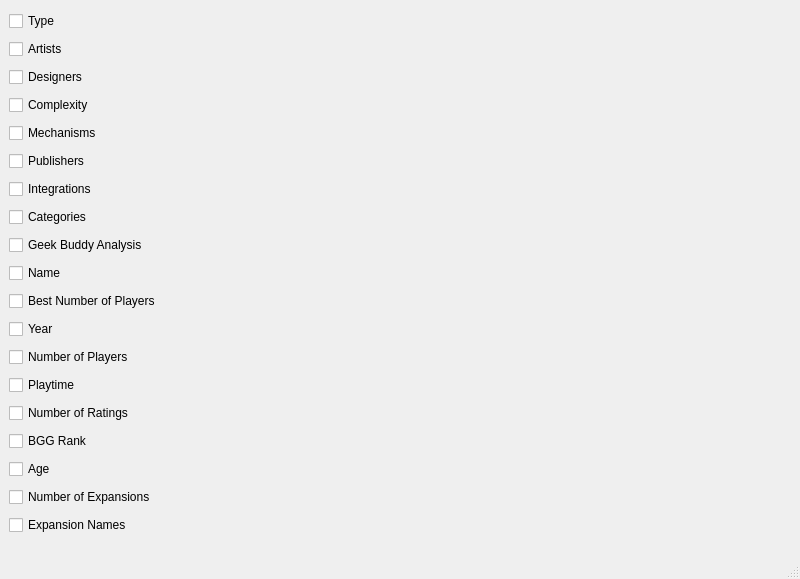
<?xml version="1.0" encoding="UTF-8"?>
<ui version="4.0">
 <class>MainWindow</class>
 <widget class="QMainWindow" name="MainWindow">
  <property name="geometry">
   <rect>
    <x>0</x>
    <y>0</y>
    <width>800</width>
    <height>579</height>
   </rect>
  </property>
  <property name="windowTitle">
   <string>MainWindow</string>
  </property>
  <widget class="QWidget" name="centralwidget">
   <layout class="QGridLayout" name="gridLayout">
    <item row="9" column="0">
     <widget class="QCheckBox" name="name">
      <property name="text">
       <string>Name</string>
      </property>
     </widget>
    </item>
    <item row="10" column="0">
     <widget class="QCheckBox" name="bnPlayers">
      <property name="text">
       <string>Best Number of Players</string>
      </property>
     </widget>
    </item>
    <item row="14" column="0">
     <widget class="QCheckBox" name="nRatings">
      <property name="text">
       <string>Number of Ratings</string>
      </property>
     </widget>
    </item>
    <item row="15" column="0">
     <widget class="QCheckBox" name="bgg_rank">
      <property name="text">
       <string>BGG Rank</string>
      </property>
     </widget>
    </item>
    <item row="6" column="0">
     <widget class="QCheckBox" name="integrations">
      <property name="text">
       <string>Integrations</string>
      </property>
     </widget>
    </item>
    <item row="2" column="0">
     <widget class="QCheckBox" name="designers">
      <property name="text">
       <string>Designers</string>
      </property>
     </widget>
    </item>
    <item row="12" column="0">
     <widget class="QCheckBox" name="nPlayers">
      <property name="text">
       <string>Number of Players</string>
      </property>
     </widget>
    </item>
    <item row="18" column="0">
     <widget class="QCheckBox" name="expans">
      <property name="text">
       <string>Expansion Names</string>
      </property>
     </widget>
    </item>
    <item row="7" column="0">
     <widget class="QCheckBox" name="categories">
      <property name="text">
       <string>Categories</string>
      </property>
     </widget>
    </item>
    <item row="16" column="0">
     <widget class="QCheckBox" name="age">
      <property name="text">
       <string>Age</string>
      </property>
     </widget>
    </item>
    <item row="0" column="0">
     <widget class="QCheckBox" name="type">
      <property name="text">
       <string>Type</string>
      </property>
     </widget>
    </item>
    <item row="17" column="0">
     <widget class="QCheckBox" name="nExpan">
      <property name="text">
       <string>Number of Expansions</string>
      </property>
     </widget>
    </item>
    <item row="3" column="0">
     <widget class="QCheckBox" name="complexity">
      <property name="text">
       <string>Complexity</string>
      </property>
     </widget>
    </item>
    <item row="4" column="0">
     <widget class="QCheckBox" name="mechanisms">
      <property name="text">
       <string>Mechanisms</string>
      </property>
     </widget>
    </item>
    <item row="11" column="0">
     <widget class="QCheckBox" name="year">
      <property name="text">
       <string>Year</string>
      </property>
     </widget>
    </item>
    <item row="8" column="0">
     <widget class="QCheckBox" name="gb_analysis">
      <property name="text">
       <string>Geek Buddy Analysis</string>
      </property>
     </widget>
    </item>
    <item row="13" column="0">
     <widget class="QCheckBox" name="playTime">
      <property name="text">
       <string>Playtime</string>
      </property>
     </widget>
    </item>
    <item row="5" column="0">
     <widget class="QCheckBox" name="publisher">
      <property name="text">
       <string>Publishers</string>
      </property>
     </widget>
    </item>
    <item row="1" column="0">
     <widget class="QCheckBox" name="artists">
      <property name="text">
       <string>Artists</string>
      </property>
     </widget>
    </item>
   </layout>
  </widget>
  <widget class="QMenuBar" name="menubar">
   <property name="geometry">
    <rect>
     <x>0</x>
     <y>0</y>
     <width>800</width>
     <height>26</height>
    </rect>
   </property>
  </widget>
  <widget class="QStatusBar" name="statusbar"/>
 </widget>
 <resources/>
 <connections/>
</ui>
